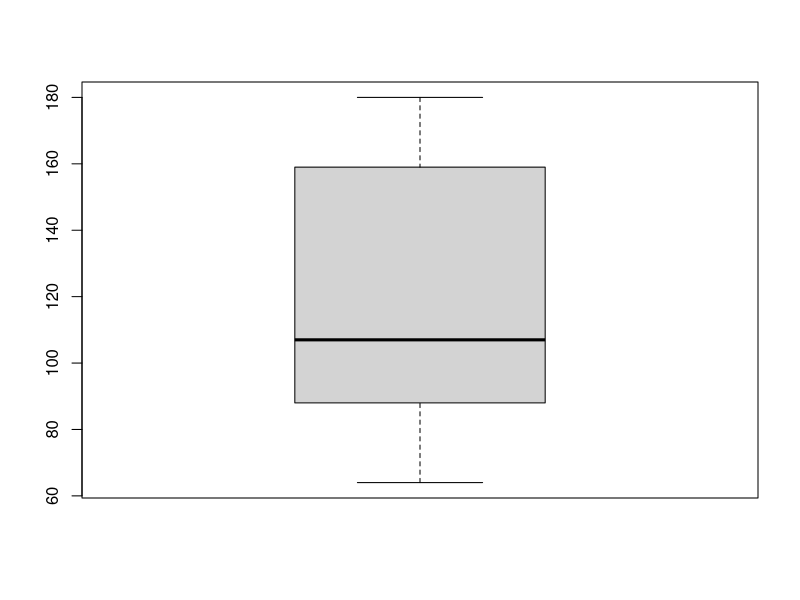

Source code (R):
## ---- chunk 1
knitr::opts_chunk$set(echo = TRUE)
## ---- chunk 2
x <- c(88, 171, 64, 159, 89, 84, 180, 126, 123, 91)
x
## ---- chunk 3
summary(x, quantile.type=5)
quantile(x, type=5)
## ---- chunk 4
159-88
## ---- chunk 5
boxplot(quantile(x, type=5))
## ---- chunk 6
88 - 1.5 * 71
## ---- chunk 7
159 + 1.5 * 71
## ---- chunk 8
sort(x)
